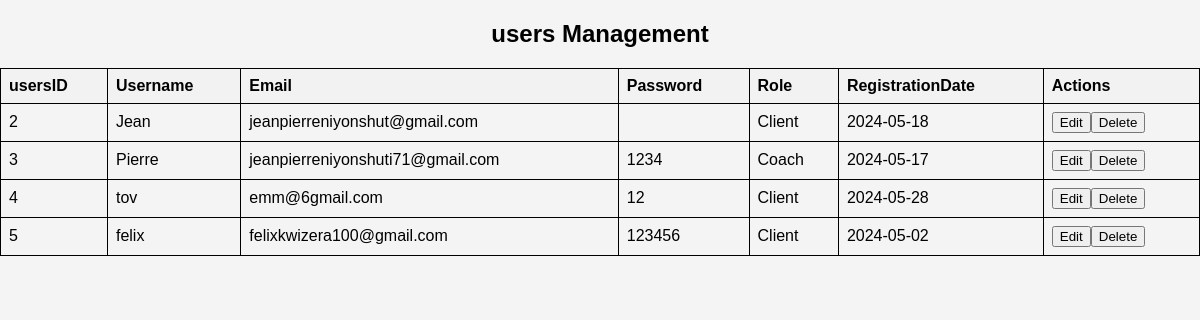
Screenshot of /viewuser.php with the database file from the repository.
### tables this page shows
CREATE TABLE `users` (
  `UserID` int(11) NOT NULL,
  `Username` varchar(50) NOT NULL,
  `Email` varchar(100) NOT NULL,
  `Password` varchar(255) NOT NULL,
  `Role` enum('Coach','Client') NOT NULL,
  `RegistrationDate` date NOT NULL
);

### viewuser.php (the view, shortened to what this page needs)
<?php
require_once "db_connection.php";
?>
<!DOCTYPE html>
<html lang="en">
<head>
    <link rel="stylesheet" type="text/css" href="style3.css">
</head>
<body>
    <h2>users Management</h2>
    <table id="dataTable" class="table table-hover text-center">
        <tr>
            <th>usersID</th>
            <th>Username</th>
            <th>Email </th>
            <th>Password</th>
            <th>Role</th>
            <th>RegistrationDate</th>
            <th>Actions</th>
        </tr>
        <?php
        $sql = "SELECT * FROM users";
        $result = $conn->query($sql);
        if ($result->num_rows > 0) {
            while ($row = $result->fetch_assoc()) {
                echo "<tr>";
                echo "<td>" . $row["UserID"] . "</td>";
                echo "<td>" . $row["Username"] . "</td>";
                echo "<td>" . $row["Email"] . "</td>";
                echo "<td>" . $row["Password"] . "</td>";
                echo "<td>" . $row["Role"] . "</td>";
                echo "<td>" . $row["RegistrationDate"] . "</td>";
                echo "<td>";
              echo "<a href='updateusers.html?id=" . $row["UserID"] .  "'onclick='return confirm(\"Are you sure you want to update this users?\")'><button class='button update-button'>Edit</button></a>";
                echo "<a href='deleteusers.html?id=" . $row["UserID"] . "'onclick='return confirm(\"Are you sure you want to delete this users?\")'><button class='button delete-button'>Delete</button></a>";
                echo "</td>";
                echo "</tr>";
            }
        } else {
            echo "<tr><td colspan='7'>No data found</td></tr>";
        }
        ?>
    </table>
</body>
</html>

### css/style3.css (style rules this page uses)
body { font-family: Arial, sans-serif; margin: 0; padding: 0; background-color: #f4f4f4; }
h2 { text-align: center; }

### viewuser.php (style rules this page uses)
table { width: 100%; border-collapse: collapse; }
table, th, td { border: 1px solid black; padding: 8px; text-align: left; }
th { background-color: #f2f2f2; }

### rows the page displays
users: UserID "2", Username "Jean", Email "jeanpierreniyonshut@gmail.com", Role "Client", RegistrationDate "2024-05-18"
users: UserID "3", Username "Pierre", Email "jeanpierreniyonshuti71@gmail.com", Password "1234", Role "Coach", RegistrationDate "2024-05-17"
users: UserID "4", Username "tov", Email "emm@6gmail.com", Password "12", Role "Client", RegistrationDate "2024-05-28"
users: UserID "5", Username "felix", Email "felixkwizera100@gmail.com", Password "123456", Role "Client", RegistrationDate "2024-05-02"
